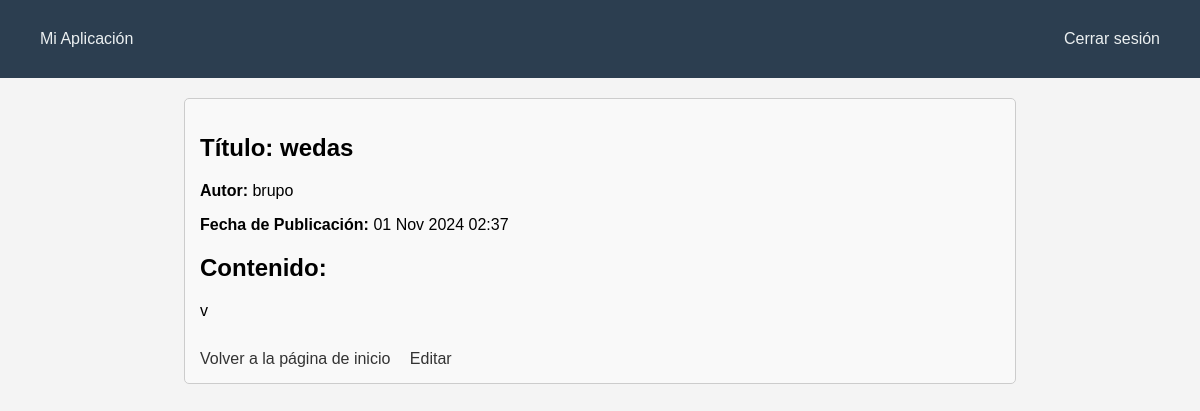
/posts/5/ (signed in), run on an earlier commit of the app's database.
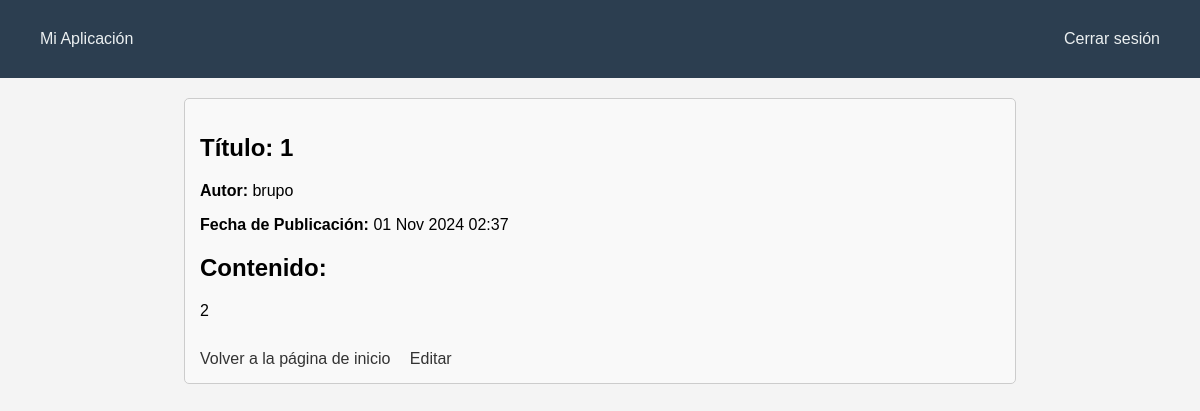
And on a later commit of the database.
### logs/models.py (models this page shows)
class Post(models.Model):
    Titulo = models.CharField(max_length=200)
    Contenido = models.TextField()
    Fecha_de_Publicacion = models.DateTimeField(auto_now_add=True)
    Autor = models.ForeignKey(User, on_delete=models.CASCADE)

### logs/views.py (the view)
# urls.py: path('posts/<int:post_id>/', views.posts_detail, name='detalle_post'),
@login_required
@permission_required('logs.view_post', raise_exception=True)
def posts_detail(request, post_id):
    post = get_object_or_404(Post, id=post_id)
    can_delete = request.user.has_perm('logs.delete_post')
    can_edit = request.user.has_perm('logs.change_post')
    return render(request, 'detallePublicaciones.html', {'post': post, 'can_delete': can_delete, 'can_edit': can_edit})

### logs/templates/detallePublicaciones.html (shortened to what this page needs)
{% extends "base.html" %}
{% block content %}
    <div class="post_detalle">
        <h2><strong>Título:</strong> {{ post.Titulo }}</h2>
        <p><strong>Autor:</strong> {{ post.Autor.username }}</p>
        <p><strong>Fecha de Publicación:</strong> {{ post.Fecha_de_Publicacion|date:"d M Y H:i" }}</p>
        <div class="post_contenido">
            <h2>Contenido:</h2>
            <p>{{ post.Contenido }}</p>
        </div>
        <div class="enlaces">
            <a href="{% url 'home' %}">Volver a la página de inicio</a>
            {% if can_edit %}
                <a href="{% url 'editar_post' post.id %}">Editar</a>
            {% endif %}
        </div>
    </div>
{% endblock %}

What changed in the data, as far as the page shows it:
changed Post "brupo": Titulo "wedas" → "1"; Contenido "v" → "2"
